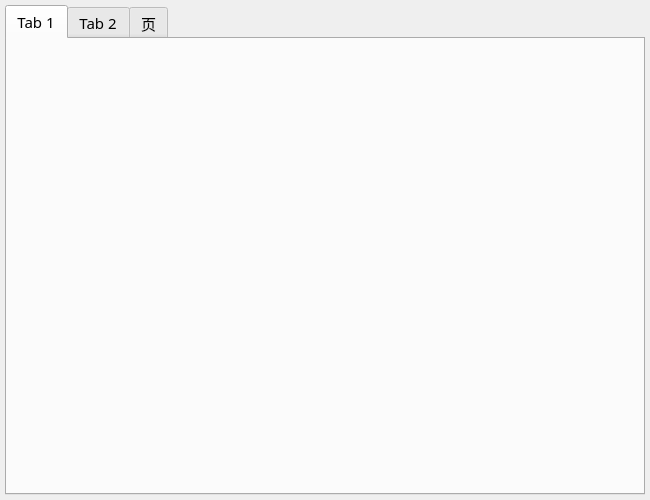
<?xml version="1.0" encoding="UTF-8"?>
<ui version="4.0">
 <class>MainWindow</class>
 <widget class="QMainWindow" name="MainWindow">
  <property name="geometry">
   <rect>
    <x>0</x>
    <y>0</y>
    <width>650</width>
    <height>500</height>
   </rect>
  </property>
  <property name="font">
   <font>
    <family>HarmonyOS Sans SC</family>
    <pointsize>11</pointsize>
   </font>
  </property>
  <property name="windowTitle">
   <string>BiliDownloader</string>
  </property>
  <property name="windowIcon">
   <iconset resource="res.qrc">
    <normaloff>:/res/icon/icon.png</normaloff>:/res/icon/icon.png</iconset>
  </property>
  <widget class="QWidget" name="centralwidget">
   <layout class="QGridLayout" name="gridLayout">
    <property name="leftMargin">
     <number>5</number>
    </property>
    <property name="topMargin">
     <number>5</number>
    </property>
    <property name="rightMargin">
     <number>5</number>
    </property>
    <property name="bottomMargin">
     <number>5</number>
    </property>
    <item row="0" column="0">
     <widget class="QTabWidget" name="tabWidget">
      <property name="currentIndex">
       <number>0</number>
      </property>
      <widget class="QWidget" name="tab_input">
       <attribute name="title">
        <string>Tab 1</string>
       </attribute>
       <layout class="QGridLayout" name="gridLayout_2">
        <item row="0" column="0">
         <widget class="InputWidget" name="widget_input" native="true"/>
        </item>
       </layout>
      </widget>
      <widget class="QWidget" name="tab_download">
       <attribute name="title">
        <string>Tab 2</string>
       </attribute>
       <layout class="QGridLayout" name="gridLayout_4">
        <item row="0" column="0">
         <widget class="DownloadWidget" name="widget_download" native="true"/>
        </item>
       </layout>
      </widget>
      <widget class="QWidget" name="tab_settings">
       <attribute name="title">
        <string>页</string>
       </attribute>
       <layout class="QGridLayout" name="gridLayout_3">
        <item row="0" column="0">
         <widget class="SettingsWidget" name="widget_settings" native="true"/>
        </item>
       </layout>
      </widget>
     </widget>
    </item>
   </layout>
  </widget>
  <widget class="QMenuBar" name="menubar">
   <property name="geometry">
    <rect>
     <x>0</x>
     <y>0</y>
     <width>650</width>
     <height>30</height>
    </rect>
   </property>
  </widget>
 </widget>
 <customwidgets>
  <customwidget>
   <class>InputWidget</class>
   <extends>QWidget</extends>
   <header>inputwidget.h</header>
   <container>1</container>
  </customwidget>
  <customwidget>
   <class>SettingsWidget</class>
   <extends>QWidget</extends>
   <header>settingswidget.h</header>
   <container>1</container>
  </customwidget>
  <customwidget>
   <class>DownloadWidget</class>
   <extends>QWidget</extends>
   <header>downloadwidget.h</header>
   <container>1</container>
  </customwidget>
 </customwidgets>
 <resources>
  <include location="res.qrc"/>
 </resources>
 <connections/>
</ui>
